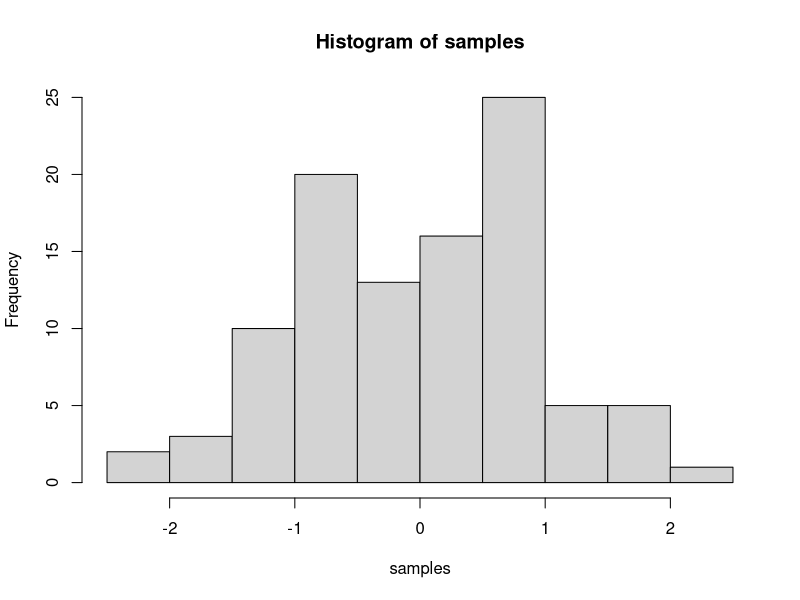

Write R code to recreate this figure. (Note: this script raises an error after producing the figure.)
## ---- chunk 1
knitr::opts_chunk$set(message=FALSE,warning=FALSE, cache=TRUE)
## ---- chunk 2
samples <- rnorm(100, mean=0, sd=1)
hist(samples)
## ---- chunk 3


# Step 2 - Visualize

sales_by_states_and_year %>%
  
  # Set up x, y, fill
  ggplot(aes(x = year, y = sales, fill = state)) +
  
  # Geometries
  geom_col() + # Run up to here to get a stacked bar plot
  
  # Facet
  facet_wrap(~ state) +
  theme(axis.text.x = element_text(angle = 45, hjust = 1)) +
  
  # Formatting
  scale_y_continuous(labels = scales::dollar_format(big.mark = ".", 
                                                    decimal.mark = ",", 
                                                    prefix = "", 
                                                    suffix = " €")) +
  labs(
    title = "Revenue by year and state",
    subtitle = "Each product category has an upward trend",
    fill = "Main category" # Changes the legend name
  )
